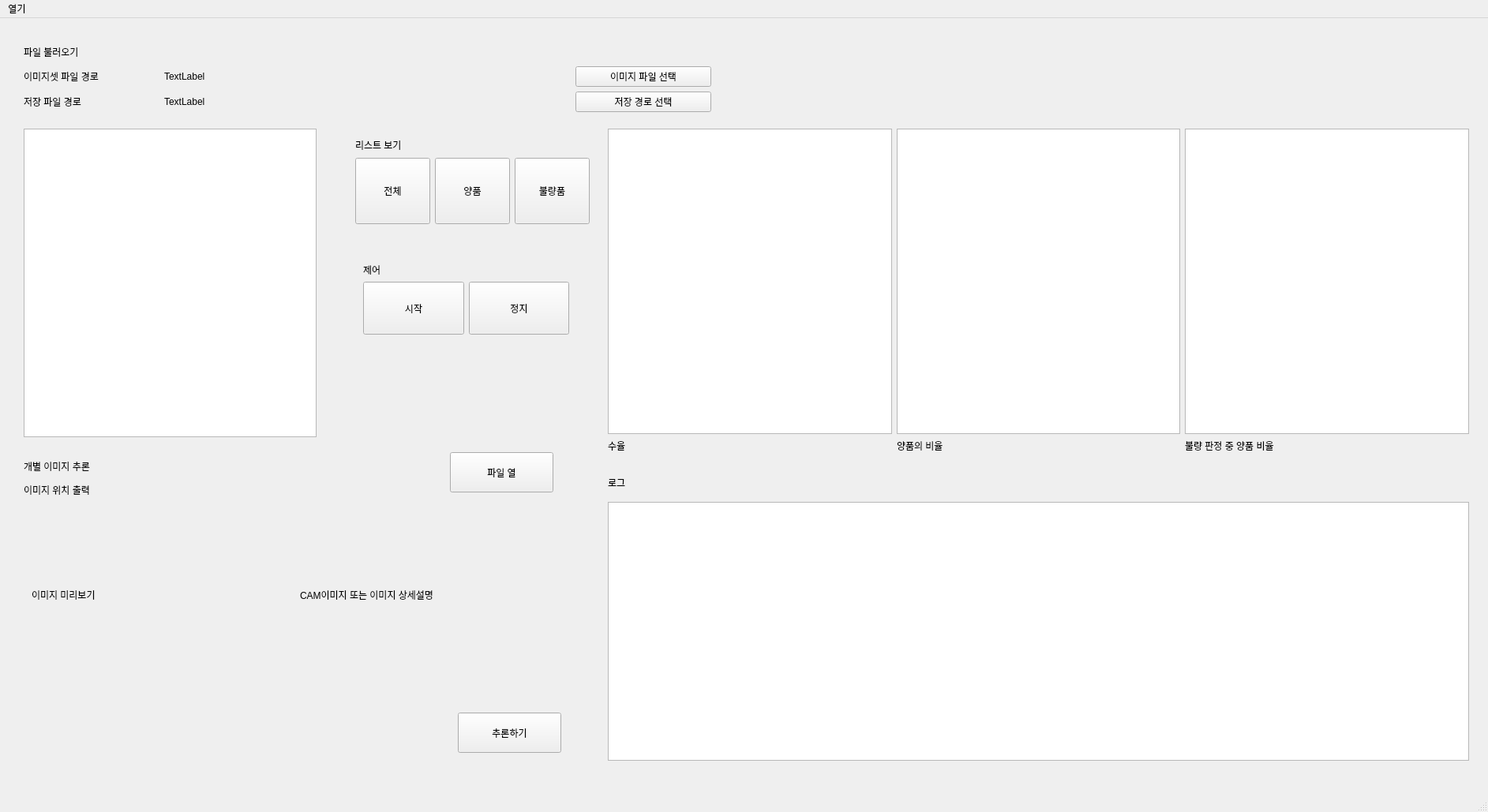
<?xml version="1.0" encoding="UTF-8"?>
<ui version="4.0">
 <class>MainWindow</class>
 <widget class="QMainWindow" name="MainWindow">
  <property name="geometry">
   <rect>
    <x>0</x>
    <y>0</y>
    <width>1885</width>
    <height>1029</height>
   </rect>
  </property>
  <property name="windowTitle">
   <string>MainWindow</string>
  </property>
  <property name="autoFillBackground">
   <bool>false</bool>
  </property>
  <widget class="QWidget" name="centralwidget">
   <widget class="QWidget" name="gridLayoutWidget_3">
    <property name="geometry">
     <rect>
      <x>770</x>
      <y>140</y>
      <width>1091</width>
      <height>411</height>
     </rect>
    </property>
    <layout class="QGridLayout" name="gridLayoutGraph" rowstretch="0,0,0">
     <item row="2" column="1">
      <widget class="QLabel" name="labelGraph2">
       <property name="text">
        <string>양품의 비율</string>
       </property>
      </widget>
     </item>
     <item row="1" column="1">
      <widget class="QGraphicsView" name="graphicsViewGraph2"/>
     </item>
     <item row="1" column="0">
      <widget class="QGraphicsView" name="graphicsViewGraph1"/>
     </item>
     <item row="2" column="0">
      <widget class="QLabel" name="labelGraph1">
       <property name="text">
        <string>수율</string>
       </property>
      </widget>
     </item>
     <item row="2" column="2">
      <widget class="QLabel" name="labelGraph3">
       <property name="text">
        <string>불량 판정 중 양품 비율</string>
       </property>
      </widget>
     </item>
     <item row="1" column="2">
      <widget class="QGraphicsView" name="graphicsViewGraph3"/>
     </item>
    </layout>
   </widget>
   <widget class="QWidget" name="verticalLayoutWidget">
    <property name="geometry">
     <rect>
      <x>450</x>
      <y>150</y>
      <width>297</width>
      <height>111</height>
     </rect>
    </property>
    <layout class="QVBoxLayout" name="verticalLayoutListShow" stretch="1,4">
     <item>
      <widget class="QLabel" name="labelListShow">
       <property name="text">
        <string>리스트 보기</string>
       </property>
      </widget>
     </item>
     <item>
      <layout class="QHBoxLayout" name="horizontalLayoutListShow">
       <item>
        <widget class="QPushButton" name="pushButtonAllListShow">
         <property name="sizePolicy">
          <sizepolicy hsizetype="Expanding" vsizetype="Expanding">
           <horstretch>0</horstretch>
           <verstretch>0</verstretch>
          </sizepolicy>
         </property>
         <property name="text">
          <string>전체</string>
         </property>
        </widget>
       </item>
       <item>
        <widget class="QPushButton" name="pushButtonOkListShow">
         <property name="sizePolicy">
          <sizepolicy hsizetype="Expanding" vsizetype="Expanding">
           <horstretch>0</horstretch>
           <verstretch>0</verstretch>
          </sizepolicy>
         </property>
         <property name="text">
          <string>양품</string>
         </property>
        </widget>
       </item>
       <item>
        <widget class="QPushButton" name="pushButtonDefListShow">
         <property name="enabled">
          <bool>true</bool>
         </property>
         <property name="sizePolicy">
          <sizepolicy hsizetype="Expanding" vsizetype="Expanding">
           <horstretch>0</horstretch>
           <verstretch>0</verstretch>
          </sizepolicy>
         </property>
         <property name="text">
          <string>불량품</string>
         </property>
        </widget>
       </item>
      </layout>
     </item>
    </layout>
   </widget>
   <widget class="QWidget" name="verticalLayoutWidget_2">
    <property name="geometry">
     <rect>
      <x>460</x>
      <y>310</y>
      <width>261</width>
      <height>91</height>
     </rect>
    </property>
    <layout class="QVBoxLayout" name="verticalLayoutControl" stretch="1,4">
     <item>
      <widget class="QLabel" name="labelControl">
       <property name="text">
        <string>제어</string>
       </property>
      </widget>
     </item>
     <item>
      <layout class="QHBoxLayout" name="horizontalLayoutControl">
       <item>
        <widget class="QPushButton" name="pushButtonControlStart">
         <property name="sizePolicy">
          <sizepolicy hsizetype="Expanding" vsizetype="Expanding">
           <horstretch>0</horstretch>
           <verstretch>0</verstretch>
          </sizepolicy>
         </property>
         <property name="text">
          <string>시작</string>
         </property>
        </widget>
       </item>
       <item>
        <widget class="QPushButton" name="pushButtonControlStop">
         <property name="sizePolicy">
          <sizepolicy hsizetype="Expanding" vsizetype="Expanding">
           <horstretch>0</horstretch>
           <verstretch>0</verstretch>
          </sizepolicy>
         </property>
         <property name="text">
          <string>정지</string>
         </property>
        </widget>
       </item>
      </layout>
     </item>
    </layout>
   </widget>
   <widget class="QWidget" name="verticalLayoutWidget_3">
    <property name="geometry">
     <rect>
      <x>770</x>
      <y>570</y>
      <width>1091</width>
      <height>371</height>
     </rect>
    </property>
    <layout class="QVBoxLayout" name="verticalLayoutLog" stretch="1,9">
     <item>
      <widget class="QLabel" name="labelLog">
       <property name="text">
        <string>로그</string>
       </property>
      </widget>
     </item>
     <item>
      <widget class="QTextBrowser" name="textBrowserLogContent"/>
     </item>
    </layout>
   </widget>
   <widget class="QWidget" name="verticalLayoutWidget_4">
    <property name="geometry">
     <rect>
      <x>30</x>
      <y>30</y>
      <width>871</width>
      <height>89</height>
     </rect>
    </property>
    <layout class="QVBoxLayout" name="verticalLayoutFileDir" stretch="1,0">
     <item>
      <widget class="QLabel" name="labelFileDir">
       <property name="styleSheet">
        <string notr="true"/>
       </property>
       <property name="text">
        <string>파일 불러오기</string>
       </property>
      </widget>
     </item>
     <item>
      <layout class="QGridLayout" name="gridLayoutFileDir_2" columnstretch="2,6,2">
       <item row="0" column="0">
        <widget class="QLabel" name="labelImageFileDir">
         <property name="text">
          <string>이미지셋 파일 경로</string>
         </property>
        </widget>
       </item>
       <item row="1" column="0">
        <widget class="QLabel" name="labelModelSaveFileDir">
         <property name="text">
          <string>저장 파일 경로</string>
         </property>
        </widget>
       </item>
       <item row="0" column="1">
        <widget class="QLabel" name="textBrowserImageFile">
         <property name="text">
          <string>TextLabel</string>
         </property>
        </widget>
       </item>
       <item row="1" column="1">
        <widget class="QLabel" name="textBrowserModelSaveFile">
         <property name="text">
          <string>TextLabel</string>
         </property>
        </widget>
       </item>
       <item row="0" column="2">
        <widget class="QPushButton" name="pushButtonOpenImageFile">
         <property name="sizePolicy">
          <sizepolicy hsizetype="Minimum" vsizetype="Expanding">
           <horstretch>0</horstretch>
           <verstretch>0</verstretch>
          </sizepolicy>
         </property>
         <property name="text">
          <string>이미지 파일 선택</string>
         </property>
        </widget>
       </item>
       <item row="1" column="2">
        <widget class="QPushButton" name="pushButtonOpenModelSaveFile">
         <property name="sizePolicy">
          <sizepolicy hsizetype="Minimum" vsizetype="Expanding">
           <horstretch>0</horstretch>
           <verstretch>0</verstretch>
          </sizepolicy>
         </property>
         <property name="text">
          <string>저장 경로 선택</string>
         </property>
        </widget>
       </item>
      </layout>
     </item>
    </layout>
   </widget>
   <widget class="QTableWidget" name="tableWidget">
    <property name="geometry">
     <rect>
      <x>30</x>
      <y>140</y>
      <width>371</width>
      <height>391</height>
     </rect>
    </property>
   </widget>
   <widget class="QLabel" name="label">
    <property name="geometry">
     <rect>
      <x>40</x>
      <y>610</y>
      <width>311</width>
      <height>241</height>
     </rect>
    </property>
    <property name="text">
     <string>이미지 미리보기</string>
    </property>
   </widget>
   <widget class="QLabel" name="label_2">
    <property name="geometry">
     <rect>
      <x>30</x>
      <y>560</y>
      <width>161</width>
      <height>16</height>
     </rect>
    </property>
    <property name="text">
     <string>개별 이미지 추론</string>
    </property>
   </widget>
   <widget class="QLabel" name="label_3">
    <property name="geometry">
     <rect>
      <x>380</x>
      <y>610</y>
      <width>311</width>
      <height>241</height>
     </rect>
    </property>
    <property name="text">
     <string>CAM이미지 또는 이미지 상세설명</string>
    </property>
   </widget>
   <widget class="QPushButton" name="pushButton">
    <property name="geometry">
     <rect>
      <x>580</x>
      <y>880</y>
      <width>131</width>
      <height>51</height>
     </rect>
    </property>
    <property name="text">
     <string>추론하기</string>
    </property>
   </widget>
   <widget class="QLabel" name="label_4">
    <property name="geometry">
     <rect>
      <x>30</x>
      <y>590</y>
      <width>161</width>
      <height>16</height>
     </rect>
    </property>
    <property name="text">
     <string>이미지 위치 출력</string>
    </property>
   </widget>
   <widget class="QPushButton" name="pushButton_2">
    <property name="geometry">
     <rect>
      <x>570</x>
      <y>550</y>
      <width>131</width>
      <height>51</height>
     </rect>
    </property>
    <property name="text">
     <string>파일 열</string>
    </property>
   </widget>
  </widget>
  <widget class="QMenuBar" name="menubar">
   <property name="geometry">
    <rect>
     <x>0</x>
     <y>0</y>
     <width>1885</width>
     <height>26</height>
    </rect>
   </property>
   <widget class="QMenu" name="menu">
    <property name="title">
     <string>열기</string>
    </property>
    <addaction name="actionOpen_File"/>
   </widget>
   <addaction name="menu"/>
  </widget>
  <widget class="QStatusBar" name="statusbar"/>
  <action name="actionIMAGE">
   <property name="text">
    <string>Image</string>
   </property>
  </action>
  <action name="actionModel">
   <property name="text">
    <string>Model</string>
   </property>
  </action>
  <action name="actionOpen_File">
   <property name="text">
    <string>Open Log File Directory</string>
   </property>
  </action>
 </widget>
 <resources/>
 <connections/>
</ui>
